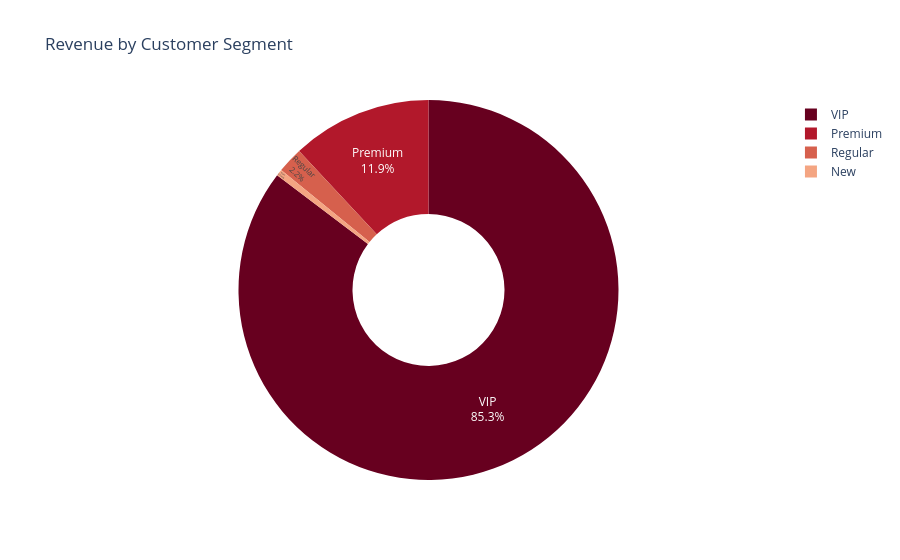

Source (notebook cell):
### Code cell
# donut chart showing revenue share by customer tier
# usually VIP is a small % of customers but drives a big % of revenue
import plotly.express as px, duckdb

with duckdb.connect('ecommerce_lakehouse.db') as conn:
    df = conn.execute("""
        SELECT customer_segment, COUNT(*) AS customers,
               ROUND(SUM(lifetime_value), 2) AS total_revenue
        FROM gold_customer_segments
        GROUP BY customer_segment ORDER BY total_revenue DESC
    """).fetchdf()

fig = px.pie(df, values='total_revenue', names='customer_segment',
             title='Revenue by Customer Segment', hole=0.4,
             color_discrete_sequence=px.colors.sequential.RdBu)
fig.update_traces(textposition='inside', textinfo='percent+label')
fig.show()

### Figure 1 — Plotly figure (JSON) as saved in the notebook; plotly's stock layout.template omitted (floating-point values rounded to 4 significant figures)
{"data": [{"domain": {"x": [0.0, 1.0], "y": [0.0, 1.0]}, "hole": 0.4, "hovertemplate": "customer_segment=%{label}<br>total_revenue=%{value}<extra></extra>", "labels": ["VIP", "Premium", "Regular", "New"], "legendgroup": "", "name": "", "showlegend": true, "textinfo": "percent+label", "textposition": "inside", "type": "pie", "values": [47740000.0, 6673000.0, 1231000.0, 304600.0]}], "layout": {"legend": {"tracegroupgap": 0}, "piecolorway": ["rgb(103,0,31)", "rgb(178,24,43)", "rgb(214,96,77)", "rgb(244,165,130)", "rgb(253,219,199)", "rgb(247,247,247)", "rgb(209,229,240)", "rgb(146,197,222)", "rgb(67,147,195)", "rgb(33,102,172)", "rgb(5,48,97)"], "title": {"text": "Revenue by Customer Segment"}}}
